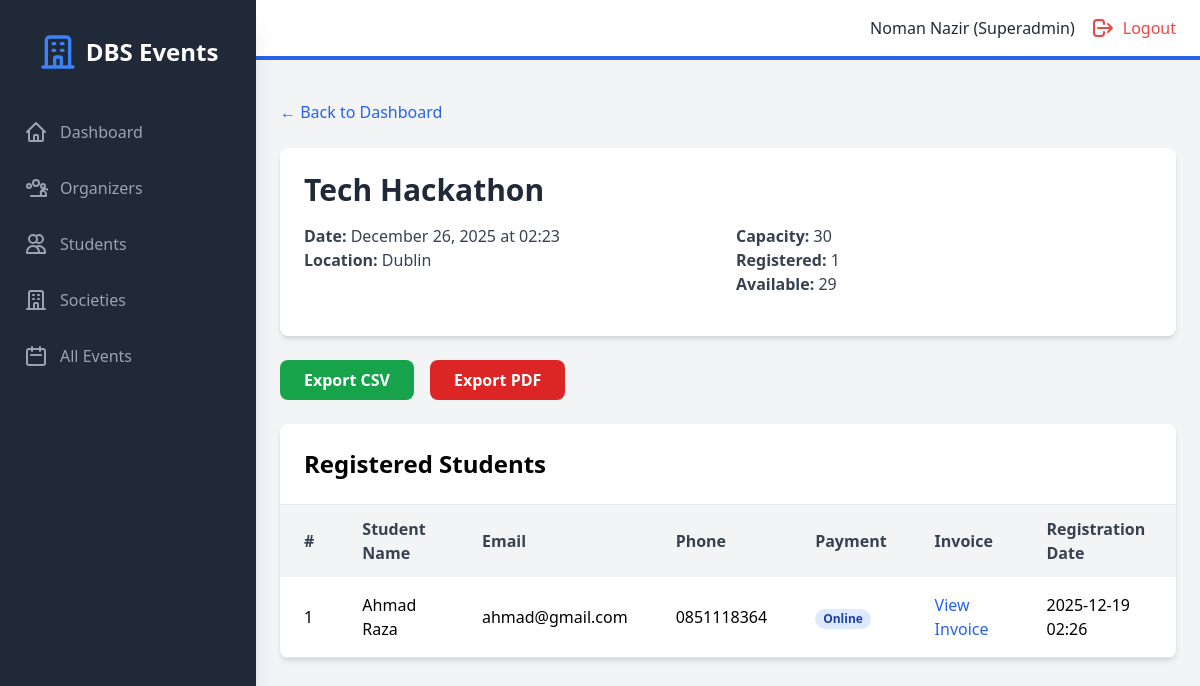
Page /event/1/registrations (signed in) on the earlier database version.
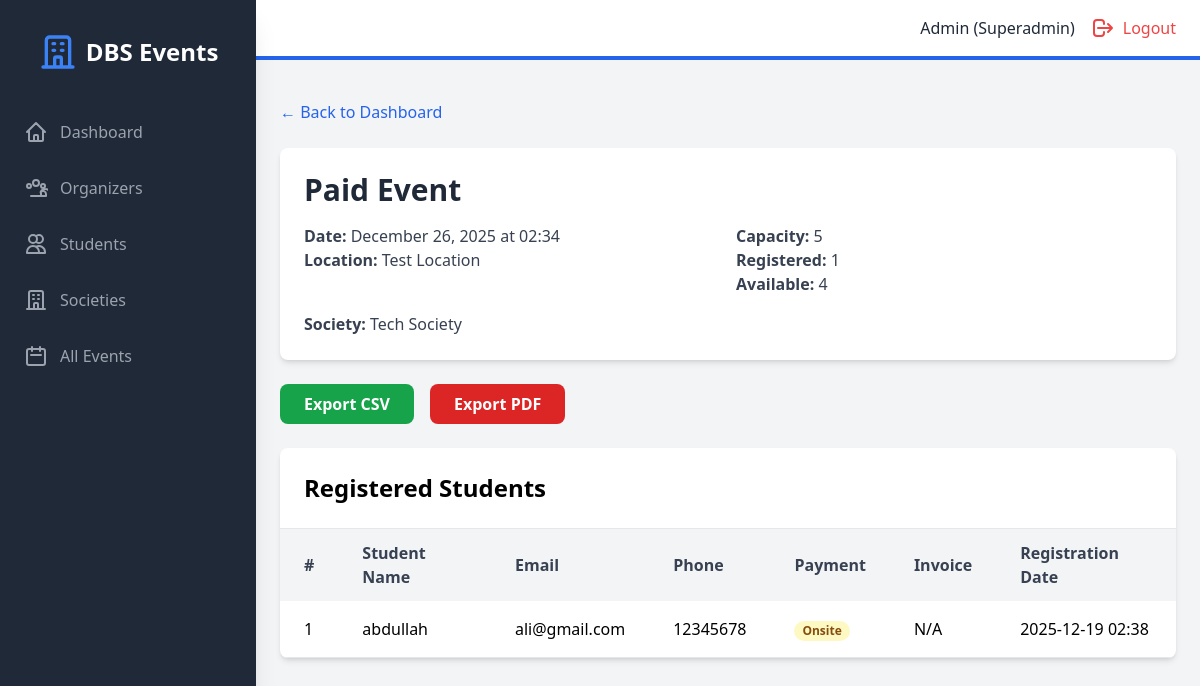
Same page on the later database version.
### models.py (models this page shows, shortened)
class User(UserMixin, db.Model):
    id = db.Column(db.Integer, primary_key=True)
    student_number = db.Column(db.String(50), unique=True, nullable=True)
    email = db.Column(db.String(120), unique=True, nullable=False)
    password_hash = db.Column(db.String(200), nullable=False)
    name = db.Column(db.String(100), nullable=False)
    role = db.Column(db.String(20), nullable=False)  # superadmin, organizer, student
    created_at = db.Column(db.DateTime, default=datetime.utcnow)
    societies = db.relationship('Society', backref='head', lazy=True)
    events_created = db.relationship('Event', backref='creator', lazy=True)
    registrations = db.relationship('Registration', backref='student', lazy=True)

class Event(db.Model):
    id = db.Column(db.Integer, primary_key=True)
    title = db.Column(db.String(200), nullable=False)
    description = db.Column(db.Text, nullable=True)
    event_date = db.Column(db.DateTime, nullable=False)
    location = db.Column(db.String(200), nullable=False)
    capacity = db.Column(db.Integer, nullable=False)
    is_paid = db.Column(db.Boolean, default=False)
    cost = db.Column(db.Float, default=0.0)
    society_id = db.Column(db.Integer, db.ForeignKey('society.id'), nullable=True)
    created_by = db.Column(db.Integer, db.ForeignKey('user.id'), nullable=False)
    created_at = db.Column(db.DateTime, default=datetime.utcnow)
    registrations = db.relationship('Registration', backref='event', lazy=True, cascade='all, delete-orphan')

class Registration(db.Model):
    id = db.Column(db.Integer, primary_key=True)
    event_id = db.Column(db.Integer, db.ForeignKey('event.id'), nullable=False)
    student_id = db.Column(db.Integer, db.ForeignKey('user.id'), nullable=False)
    registration_date = db.Column(db.DateTime, default=datetime.utcnow)
    phone_number = db.Column(db.String(20), nullable=True)
    payment_method = db.Column(db.String(20), nullable=True) # 'onsite' or 'online'
    invoice_path = db.Column(db.String(255), nullable=True)
    __table_args__ = (db.UniqueConstraint('event_id', 'student_id', name='unique_registration'),)

class Society(db.Model):
    id = db.Column(db.Integer, primary_key=True)
    name = db.Column(db.String(100), nullable=False, unique=True)
    description = db.Column(db.Text, nullable=True)
    society_head_id = db.Column(db.Integer, db.ForeignKey('user.id'), nullable=False)
    created_at = db.Column(db.DateTime, default=datetime.utcnow)
    events = db.relationship('Event', backref='society', lazy=True)

### backend/routes/registrations.py (the view)
@registrations_bp.route("/event/<int:event_id>/registrations", endpoint="view_registrations")
@login_required
def view_registrations(event_id):
    if current_user.role not in ["superadmin", "organizer"]:
        flash("Access denied", "danger")
        return redirect(url_for("public.index"))
    event = Event.query.get_or_404(event_id)
    if current_user.role == "organizer" and event.created_by != current_user.id:
        flash("You can only view registrations for your own events", "danger")
        return redirect(url_for("organizer.organizer_dashboard"))
    registrations = Registration.query.filter_by(event_id=event_id).all()
    return render_template("registrations.html", event=event, registrations=registrations)

### backend/main.py (called while the page is built)
@login_manager.user_loader
def load_user(user_id):
    return User.query.get(int(user_id))

### frontend/templates/registrations.html (shortened to what this page needs)
{% extends "base.html" %}
{% block auth_content %}
<div class="mb-6">
    <a href="{% if current_user.role == 'superadmin' %}{{ url_for('admin.admin_dashboard') }}{% else %}{{ url_for('organizer.organizer_dashboard') }}{% endif %}" class="text-blue-600 hover:underline">&larr; Back to Dashboard</a>
</div>
<div class="bg-white rounded-lg shadow-md p-6 mb-6">
    <h1 class="text-3xl font-bold text-gray-800 mb-4">{{ event.title }}</h1>
    <div class="grid grid-cols-1 md:grid-cols-2 gap-4 mb-4">
        <div>
            <p class="text-gray-700"><span class="font-semibold">Date:</span> {{ event.event_date.strftime('%B %d, %Y at %H:%M') }}</p>
            <p class="text-gray-700"><span class="font-semibold">Location:</span> {{ event.location }}</p>
        </div>
        <div>
            <p class="text-gray-700"><span class="font-semibold">Capacity:</span> {{ event.capacity }}</p>
            <p class="text-gray-700"><span class="font-semibold">Registered:</span> {{ registrations|length }}</p>
            <p class="text-gray-700"><span class="font-semibold">Available:</span> {{ event.capacity - registrations|length }}</p>
        </div>
    </div>
    {% if event.society %}
    <p class="text-gray-700"><span class="font-semibold">Society:</span> {{ event.society.name }}</p>
    {% endif %}
</div>
<div class="mb-6 flex gap-4">
    <a href="{{ url_for('exports.export_csv', event_id=event.id) }}" class="bg-green-600 text-white px-6 py-2 rounded-lg hover:bg-green-700 font-semibold">
        Export CSV
    </a>
    <a href="{{ url_for('exports.export_pdf', event_id=event.id) }}" class="bg-red-600 text-white px-6 py-2 rounded-lg hover:bg-red-700 font-semibold">
        Export PDF
    </a>
</div>
<div class="bg-white rounded-lg shadow-md overflow-hidden">
    <h2 class="text-2xl font-bold p-6 border-b">Registered Students</h2>
    {% if registrations|length > 0 %}
    <div class="overflow-x-auto">
        <table class="w-full">
            <thead class="bg-gray-100">
                <tr>
                    <th class="px-6 py-3 text-left text-gray-700 font-semibold">#</th>
                    <th class="px-6 py-3 text-left text-gray-700 font-semibold">Student Name</th>
                    <th class="px-6 py-3 text-left text-gray-700 font-semibold">Email</th>
                    <th class="px-6 py-3 text-left text-gray-700 font-semibold">Phone</th>
                    <th class="px-6 py-3 text-left text-gray-700 font-semibold">Payment</th>
                    <th class="px-6 py-3 text-left text-gray-700 font-semibold">Invoice</th>
                    <th class="px-6 py-3 text-left text-gray-700 font-semibold">Registration Date</th>
                </tr>
            </thead>
            <tbody>
                {% for reg in registrations %}
                <tr class="border-b hover:bg-gray-50">
                    <td class="px-6 py-4">{{ loop.index }}</td>
                    <td class="px-6 py-4">{{ reg.student.name }}</td>
                    <td class="px-6 py-4">{{ reg.student.email }}</td>
                    <td class="px-6 py-4">{{ reg.phone_number or 'N/A' }}</td>
                    <td class="px-6 py-4">
                        <span class="px-2 inline-flex text-xs leading-5 font-semibold rounded-full
                            {% if reg.payment_method == 'onsite' %}bg-yellow-100 text-yellow-800
                            {% elif reg.payment_method == 'online' %}bg-blue-100 text-blue-800
                            {% else %}bg-green-100 text-green-800{% endif %}">
                            {{ reg.payment_method | capitalize }}
                        </span>
                    </td>
                    <td class="px-6 py-4">
                        {% if reg.invoice_path %}
                            {% set filename = reg.invoice_path.replace('static/invoices/', '') %}
                            <a href="/invoices/{{ filename }}" target="_blank" class="text-blue-600 hover:text-blue-900">View Invoice</a>
                        {% else %}
                            N/A
                        {% endif %}
                    </td>
                    <td class="px-6 py-4">{{ reg.registration_date.strftime('%Y-%m-%d %H:%M') }}</td>
                </tr>
                {% endfor %}
            </tbody>
        </table>
    </div>
    {% else %}
    <div class="text-center py-8 text-gray-500">
        <p>No registrations yet for this event</p>
    </div>
    {% endif %}
</div>
{% endblock %}

### frontend/templates/base.html (shortened to what this page needs)
<!DOCTYPE html>
<html lang="en">
<head>
    <script src="https://cdn.tailwindcss.com"></script>
    <link rel="stylesheet" href="{{ url_for('static', filename='css/style.css') }}">
</head>
<body class="bg-gray-100">
    {% if current_user.is_authenticated %}
    <div class="flex h-screen bg-gray-100">
        <div id="sidebar" class="sidebar fixed inset-y-0 left-0 z-30 w-64 bg-gray-800 overflow-y-auto transition duration-300 ease-out md:translate-x-0 md:static md:shadow-xl sidebar-closed">
            <div class="flex items-center justify-center mt-8">
                <div class="flex items-center">
                    <svg class="h-10 w-10 text-blue-500" fill="none" stroke="currentColor" viewBox="0 0 24 24">
                        <path stroke-linecap="round" stroke-linejoin="round" stroke-width="2" d="M19 21V5a2 2 0 00-2-2H7a2 2 0 00-2 2v16m14 0h2m-2 0h-5m-9 0H3m2 0h5M9 7h1m-1 4h1m4-4h1m-1 4h1m-5 10v-5a1 1 0 011-1h2a1 1 0 011 1v5m-4 0h4"></path>
                    </svg>
                    <span class="text-white text-2xl font-semibold ml-2">DBS Events</span>
                </div>
            </div>
            <nav class="mt-10">
                {% if current_user.role == 'superadmin' %}
                    <a class="flex items-center mt-4 py-2 px-6 text-gray-400 hover:bg-gray-700 hover:text-white" href="{{ url_for('admin.admin_dashboard') }}">
                        <svg class="h-6 w-6" fill="none" stroke="currentColor" viewBox="0 0 24 24"><path stroke-linecap="round" stroke-linejoin="round" stroke-width="2" d="M3 12l2-2m0 0l7-7 7 7M5 10v10a1 1 0 001 1h3m10-11l2 2m-2-2v10a1 1 0 01-1 1h-3m-6 0a1 1 0 001-1v-4a1 1 0 011-1h2a1 1 0 011 1v4a1 1 0 001 1m-6 0h6"></path></svg>
                        <span class="mx-3">Dashboard</span>
                    </a>
                    <a class="flex items-center mt-4 py-2 px-6 text-gray-400 hover:bg-gray-700 hover:text-white" href="{{ url_for('admin.admin_organizers') }}">
                        <span class="mx-3">Organizers</span>
                    </a>
                    <a class="flex items-center mt-4 py-2 px-6 text-gray-400 hover:bg-gray-700 hover:text-white" href="{{ url_for('admin.admin_students') }}">
                        <svg class="h-6 w-6" fill="none" stroke="currentColor" viewBox="0 0 24 24"><path stroke-linecap="round" stroke-linejoin="round" stroke-width="2" d="M12 4.354a4 4 0 110 5.292M15 21H3v-1a6 6 0 0112 0v1zm0 0h6v-1a6 6 0 00-9-5.197M13 7a4 4 0 11-8 0 4 4 0 018 0z"></path></svg>
                        <span class="mx-3">Students</span>
                    </a>
                    <a class="flex items-center mt-4 py-2 px-6 text-gray-400 hover:bg-gray-700 hover:text-white" href="{{ url_for('admin.admin_societies') }}">
                        <svg class="h-6 w-6" fill="none" stroke="currentColor" viewBox="0 0 24 24"><path stroke-linecap="round" stroke-linejoin="round" stroke-width="2" d="M19 21V5a2 2 0 00-2-2H7a2 2 0 00-2 2v16m14 0h2m-2 0h-5m-9 0H3m2 0h5M9 7h1m-1 4h1m4-4h1m-1 4h1m-5 10v-5a1 1 0 011-1h2a1 1 0 011 1v5m-4 0h4"></path></svg>
                        <span class="mx-3">Societies</span>
                    </a>
                    <a class="flex items-center mt-4 py-2 px-6 text-gray-400 hover:bg-gray-700 hover:text-white" href="{{ url_for('admin.admin_events') }}">
                        <svg class="h-6 w-6" fill="none" stroke="currentColor" viewBox="0 0 24 24"><path stroke-linecap="round" stroke-linejoin="round" stroke-width="2" d="M8 7V3m8 4V3m-9 8h10M5 21h14a2 2 0 002-2V7a2 2 0 00-2-2H5a2 2 0 00-2 2v12a2 2 0 002 2z"></path></svg>
                        <span class="mx-3">All Events</span>
                    </a>
                {% endif %}
            </nav>
        </div>
        <div class="flex-1 flex flex-col overflow-hidden">
            <header class="flex justify-between items-center py-4 px-6 bg-white border-b-4 border-blue-600">
                <div class="flex items-center">
                    <span class="text-gray-800 mr-4">{{ current_user.name }} ({{ current_user.role | capitalize }})</span>
                    <a href="{{ url_for('public.logout') }}" class="flex items-center text-red-500 hover:text-red-700">
                        <svg class="h-6 w-6" fill="none" stroke="currentColor" viewBox="0 0 24 24"><path stroke-linecap="round" stroke-linejoin="round" stroke-width="2" d="M17 16l4-4m0 0l-4-4m4 4H7m6 4v1a3 3 0 01-3 3H6a3 3 0 01-3-3v-10a3 3 0 013-3h4a3 3 0 013 3v1"></path></svg>
                        <span class="ml-2 hidden sm:inline">Logout</span>
                    </a>
                </div>
            </header>
            <div class="px-6 pt-4">
            </div>
            <main class="flex-1 overflow-x-hidden overflow-y-auto bg-gray-100 p-6">
                {% block auth_content %}{% endblock %}
            </main>
        </div>
    </div>
    {% endif %}
</body>
</html>

### frontend/static/css/style.css (style rules this page uses)
body { font-family: 'Segoe UI', Tahoma, Geneva, Verdana, sans-serif; }
a, button { transition: all 0.3s ease; }

### frontend/templates/base.html (style rules this page uses)
.sidebar { transition: transform 0.3s ease-in-out; }
.sidebar-closed { transform: translateX(-100%); }
@media (min-width: 768px) { .sidebar-closed { transform: translateX(0); } }

Differences in the rows shown:
removed Registration: student.name "Ahmad Raza", student.email "ahmad@gmail.com", phone_number "0851118364", payment_method "Online", registration_date "2025-12-19 02:26"
changed User "Superadmin": name "Noman Nazir" → "Admin"
changed Event: title "Tech Hackathon" → "Paid Event"; event_date "December 26, 2025 at 02:23" → "December 26, 2025 at 02:34"; location "Dublin" → "Test Location"; capacity "30" → "5"
added Society: society.name "Tech Society"
added Registration: student.name "abdullah", student.email "ali@gmail.com", phone_number "12345678", payment_method "Onsite", shows "N/A", registration_date "2025-12-19 02:38"
Other differences:
{{ event.capacity - registrations|length }}: "29" → "4"
text now shown: "Society:"
